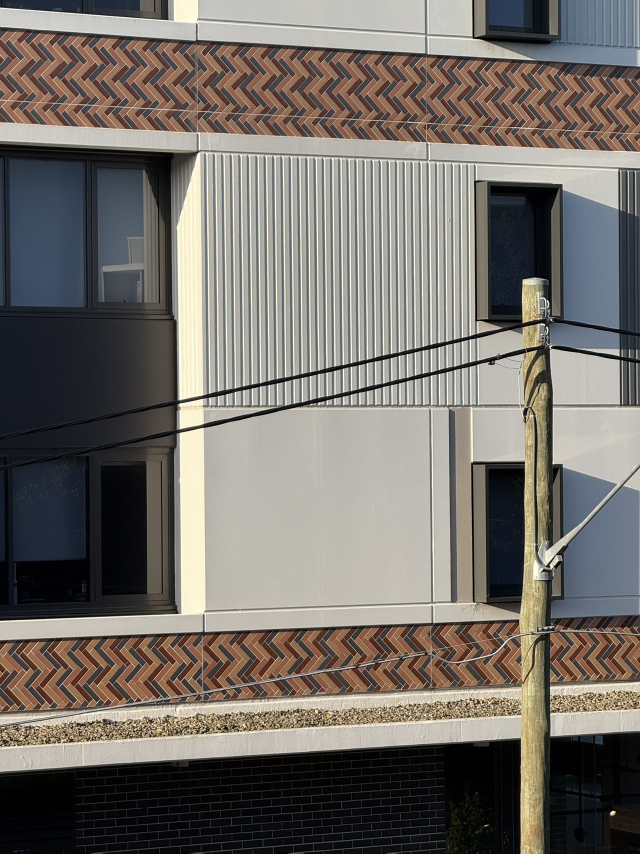
#> input picture lab2/pic1.jpg, 1280 x 1707 px (shown at 1/2 size)
$ jupyter execute --allow-errors Lab2.ipynb
#> lines starting #> are read from the running program, lines starting #| are printed output that depends on the picture; after the words box and inside, x2 and y2 are one past the last pixel; in counts of white or black regions, pixels touching at a corner belong together
[cell 1]
import cv2
import matplotlib.pyplot as plt

img1_color = cv2.imread('pic1.jpg')
#> img1_color is the input picture: shape (1707, 1280, 3); mean B, G, R 105.6, 111.3, 116.4
img2_color = cv2.imread('pic2.jpg')
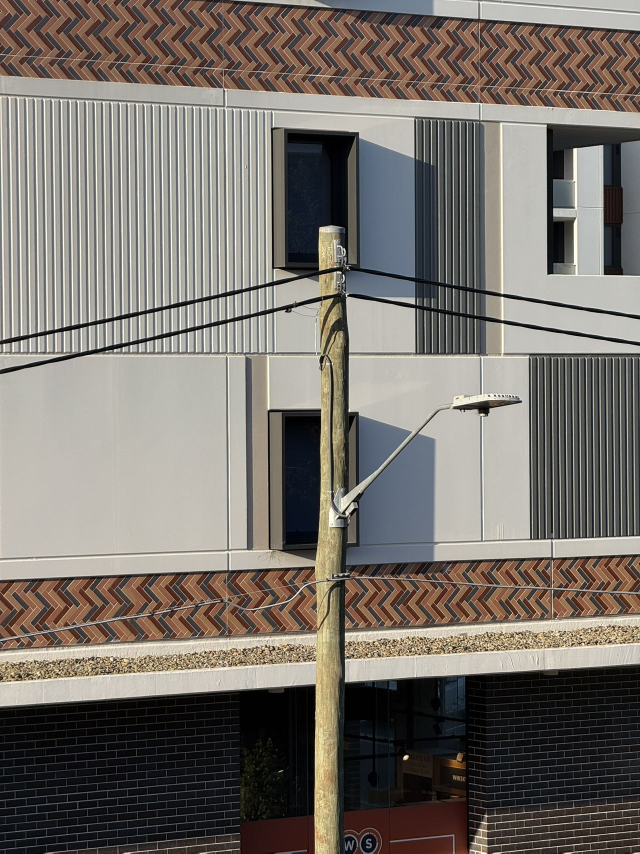
#> input picture lab2/pic2.jpg, 1280 x 1707 px (shown at 1/2 size)
#> img2_color is the input picture: shape (1707, 1280, 3); mean B, G, R 107.9, 114.4, 120.3


img1_gray = cv2.cvtColor(img1_color, cv2.COLOR_BGR2GRAY)
img2_gray = cv2.cvtColor(img2_color, cv2.COLOR_BGR2GRAY)

sift = cv2.SIFT_create()

keypoints1, descriptors1 = sift.detectAndCompute(img1_gray, None)
#> keypoints1 = 7510 keypoints; strongest (x, y, size): (1225, 1626, 6.3), (1102, 640, 2.4), (1094, 655, 2.5), (622, 809, 2.2)
keypoints2, descriptors2 = sift.detectAndCompute(img2_gray, None)
#> keypoints2 = 8286 keypoints; strongest (x, y, size): (811, 1515, 6.3), (687, 551, 2.3), (990, 791, 2.7), (978, 792, 2.6)

img1_with_circles = img1_color.copy()
img2_with_circles = img2_color.copy()

for kp in keypoints1:
    x, y = int(kp.pt[0]), int(kp.pt[1])
    radius = int(kp.size / 2)
    cv2.circle(img1_with_circles, (x, y), radius, (0, 0, 255), 2)  # 红色 (BGR: (0, 0, 255))
#> this loop made 7510 passes
#> (kp, x, y, radius) on passes 1 to 3: (keypoint at (2.7, 1447.6), size 2.5, 2, 1447, 1), (keypoint at (3.3, 212.9), size 1.9, 3, 212, 0), (keypoint at (3.4, 97.6), size 2.1, 3, 97, 1)
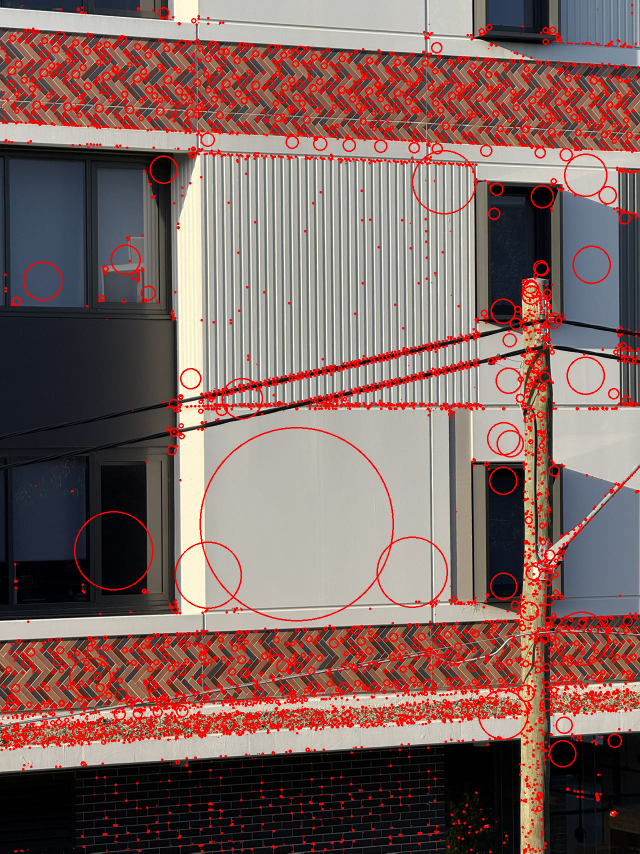
#> img1_with_circles: shape (1707, 1280, 3) (shown at 1/2 size); 9.14% of pixels changed, all inside (x1, y1, x2, y2) = (0, 8, 1279, 1707)

for kp in keypoints2:
    x, y = int(kp.pt[0]), int(kp.pt[1])
    radius = int(kp.size / 2)
    cv2.circle(img2_with_circles, (x, y), radius, (0, 0, 255), 2)  # 红色 (BGR: (0, 0, 255))
#> this loop made 8286 passes
#> (kp, x, y, radius) on passes 1 to 3: (keypoint at (2.5, 108.5), size 2.1, 2, 108, 1), (keypoint at (2.7, 151.7), size 1.9, 2, 151, 0), (keypoint at (2.7, 1183.5), size 1.9, 2, 1183, 0)
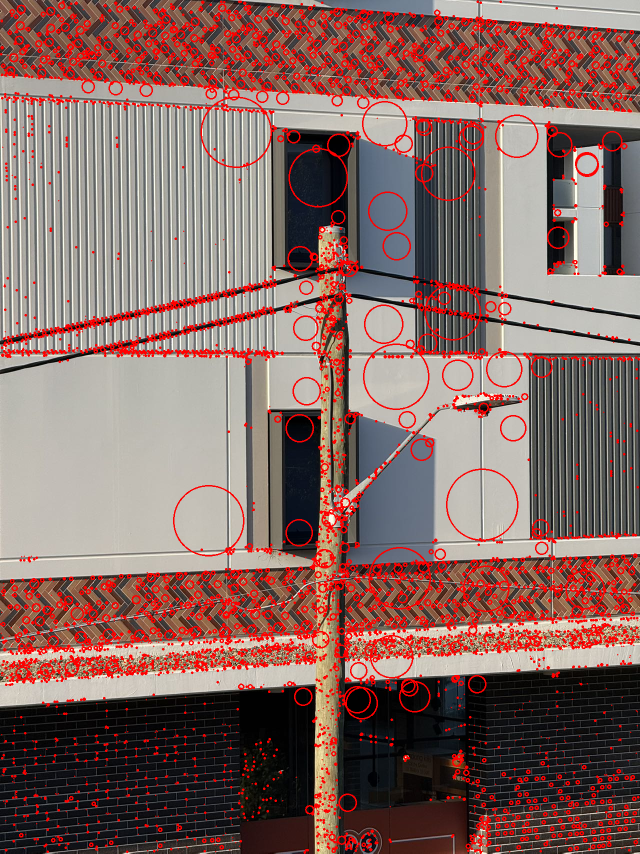
#> img2_with_circles: shape (1707, 1280, 3) (shown at 1/2 size); 9.83% of pixels changed, all inside (x1, y1, x2, y2) = (0, 1, 1280, 1707)

plt.figure(figsize=(10, 5))
plt.subplot(1, 2, 1)
plt.imshow(cv2.cvtColor(img1_with_circles, cv2.COLOR_BGR2RGB))
plt.title('Input image 1')

plt.subplot(1, 2, 2)
plt.imshow(cv2.cvtColor(img2_with_circles, cv2.COLOR_BGR2RGB))
plt.title('Input image 2')

plt.show()

[cell 2]
sift = cv2.SIFT_create(nfeatures = 20)

keypoints1, descriptors1 = sift.detectAndCompute(img1_gray, None)
#> keypoints1 = 20 keypoints; strongest (x, y, size): (1225, 1626, 6.3), (1102, 640, 2.4), (1094, 655, 2.5), (622, 809, 2.2)
keypoints2, descriptors2 = sift.detectAndCompute(img2_gray, None)
#> keypoints2 = 21 keypoints; strongest (x, y, size): (811, 1515, 6.3), (687, 551, 2.3), (990, 791, 2.7), (978, 792, 2.6)


img1_with_circles = img1_color.copy()
img2_with_circles = img2_color.copy()


for kp in keypoints1:
    x, y = int(kp.pt[0]), int(kp.pt[1])
    radius = int(kp.size / 2)
    cv2.circle(img1_with_circles, (x, y), radius, (0, 0, 255), 6)  # 红色 (BGR: (0, 0, 255))
#> this loop made 20 passes
#> (kp, x, y, radius) on passes 1 to 8: (keypoint at (313.3, 1444.9), size 2, 313, 1444, 1), (keypoint at (621.9, 809), size 2.2, 621, 808, 1), (keypoint at (1225.1, 1626), size 6.3, 1225, 1625, 3), (keypoint at (1102.3, 639.7), size 2.4, 1102, 639, 1), (keypoint at (1095.2, 601.8), size 2.2, 1095, 601, 1), (keypoint at (1095.2, 601.7), size 2.1, 1095, 601, 1), (keypoint at (1093.8, 654.7), size 2.5, 1093, 654, 1), (keypoint at (1088, 649.4), size 2.8, 1088, 649, 1)
#> img1_with_circles: shape (1707, 1280, 3); 0.03% of pixels changed, all inside (x1, y1, x2, y2) = (309, 597, 1253, 1632)


for kp in keypoints2:
    x, y = int(kp.pt[0]), int(kp.pt[1])
    radius = int(kp.size / 2)
    cv2.circle(img2_with_circles, (x, y), radius, (0, 0, 255), 6)  # 红色 (BGR: (0, 0, 255))
#> this loop made 21 passes
#> (kp, x, y, radius) on passes 1 to 8: (keypoint at (680.9, 545.3), size 2.8, 680, 545, 1), (keypoint at (695.7, 587.8), size 1.8, 695, 587, 0), (keypoint at (688, 497.7), size 2.2, 687, 497, 1), (keypoint at (990, 791.2), size 2.7, 989, 791, 1), (keypoint at (998.2, 791.3), size 2.6, 998, 791, 1), (keypoint at (571, 620), size 1.8, 571, 620, 0), (keypoint at (998.2, 791.3), size 2.6, 998, 791, 1), (keypoint at (836.1, 1298.9), size 2.3, 836, 1298, 1)
#> img2_with_circles: shape (1707, 1280, 3); 0.09% of pixels changed, all inside (x1, y1, x2, y2) = (224, 451, 1196, 1521)


plt.figure(figsize=(10, 5))
plt.subplot(1, 2, 1)
plt.imshow(cv2.cvtColor(img1_with_circles, cv2.COLOR_BGR2RGB))  # 转换为RGB格式
plt.title('Image 1 with Reduced Keypoints')

plt.subplot(1, 2, 2)
plt.imshow(cv2.cvtColor(img2_with_circles, cv2.COLOR_BGR2RGB))  # 转换为RGB格式
plt.title('Image 2 with Reduced Keypoints')

plt.show()

#> (a cell that did not finish here is left out)

[cell 4]
import cv2
import numpy as np
import matplotlib.pyplot as plt

img1_color = cv2.imread('pic1.jpg')
img2_color = cv2.imread('pic2.jpg')

sift = cv2.SIFT_create(nfeatures=20)

scale_factor = 1.2
img1_scaled = cv2.resize(img1_color, None, fx=scale_factor, fy=scale_factor)
img2_scaled = cv2.resize(img2_color, None, fx=scale_factor, fy=scale_factor)

keypoints1_scaled, descriptors1_scaled = sift.detectAndCompute(img1_scaled, None)
#> keypoints1_scaled = 20 keypoints; strongest (x, y, size): (1470, 1951, 7.6), (1323, 768, 2.8), (1313, 786, 3.2), (581, 1715, 1.9)
keypoints2_scaled, descriptors2_scaled = sift.detectAndCompute(img2_scaled, None)
#> keypoints2_scaled = 21 keypoints; strongest (x, y, size): (974, 1818, 7.6), (834, 643, 2.7), (1161, 979, 22.1), (824, 661, 3)

img1_scaled_with_circles = img1_scaled
img2_scaled_with_circles = img2_scaled

for kp in keypoints1_scaled:
    x, y = int(kp.pt[0]), int(kp.pt[1])
    radius = int(kp.size / 2)
    cv2.circle(img1_scaled_with_circles, (x, y), radius, (0, 0, 255), 6)  # 红色
#> this loop made 20 passes
#> (kp, x, y, radius) on passes 1 to 8: (keypoint at (1315.6, 1357.8), size 5.7, 1315, 1357, 2), (keypoint at (1470.1, 1951.2), size 7.6, 1470, 1951, 3), (keypoint at (581.4, 1715.3), size 1.9, 581, 1715, 0), (keypoint at (581.4, 1715.3), size 1.9, 581, 1715, 0), (keypoint at (1470.1, 1951.2), size 7.6, 1470, 1951, 3), (keypoint at (1312.7, 786), size 3.2, 1312, 786, 1), (keypoint at (1305.6, 779.3), size 3.4, 1305, 779, 1), (keypoint at (1314.4, 722.5), size 2.7, 1314, 722, 1)
#> img1_scaled_with_circles: shape (2048, 1536, 3); mean B, G, R 105.5, 111.2, 116.4

for kp in keypoints2_scaled:
    x, y = int(kp.pt[0]), int(kp.pt[1])
    radius = int(kp.size / 2)
    cv2.circle(img2_scaled_with_circles, (x, y), radius, (0, 0, 255), 6)  # 红色
#> this loop made 21 passes
#> (kp, x, y, radius) on passes 1 to 8: (keypoint at (1173.9, 950), size 3.1, 1173, 949, 1), (keypoint at (973.7, 1817.7), size 7.6, 973, 1817, 3), (keypoint at (1340, 571.5), size 51.3, 1340, 571, 25), (keypoint at (824, 661.1), size 3, 824, 661, 1), (keypoint at (824, 661.1), size 3, 824, 661, 1), (keypoint at (1173.9, 950), size 3.1, 1173, 949, 1), (keypoint at (1188, 949.4), size 3.2, 1188, 949, 1), (keypoint at (1188, 949.4), size 3.2, 1188, 949, 1)
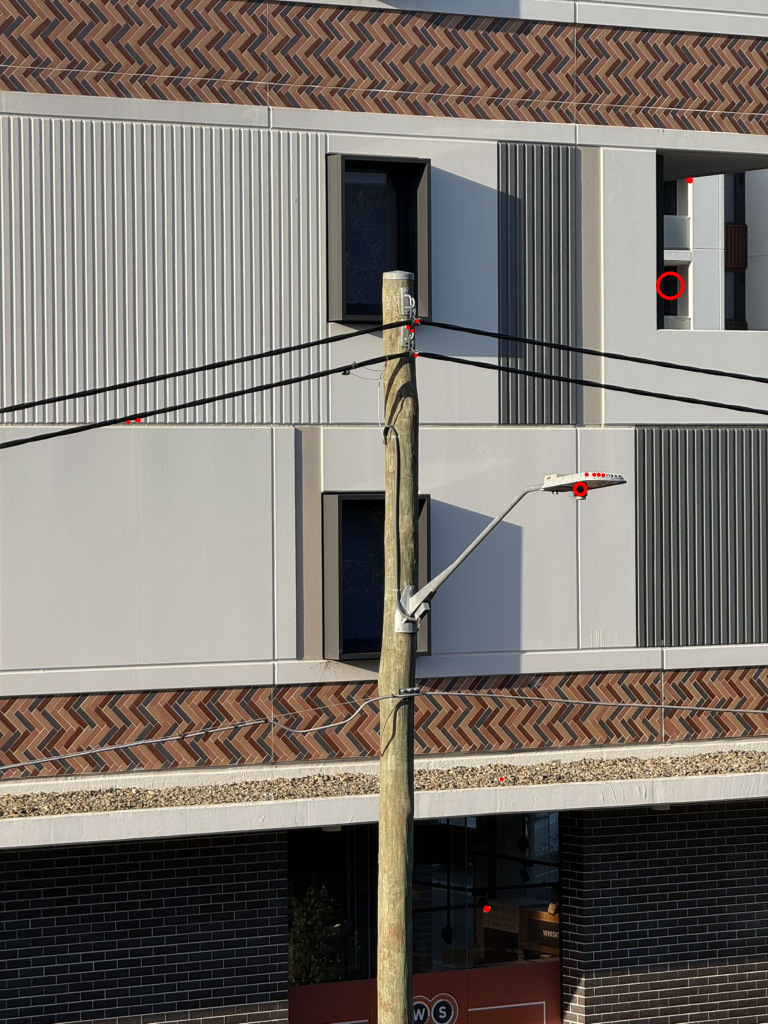
#> img2_scaled_with_circles: shape (2048, 1536, 3) (shown at 1/2 size); mean B, G, R 107.7, 114.2, 120.4

plt.figure(figsize=(10, 5))
plt.subplot(1, 2, 1)
plt.imshow(cv2.cvtColor(img1_color, cv2.COLOR_BGR2RGB))
plt.title('Image 1')

plt.subplot(1, 2, 2)
plt.imshow(cv2.cvtColor(img2_color, cv2.COLOR_BGR2RGB))
plt.title('Image 2')

plt.show()

plt.figure(figsize=(10, 5))
plt.subplot(1, 2, 1)
plt.imshow(cv2.cvtColor(img1_scaled_with_circles, cv2.COLOR_BGR2RGB))
plt.title('Image 1 with Keypoints after Scaling')

plt.subplot(1, 2, 2)
plt.imshow(cv2.cvtColor(img2_scaled_with_circles, cv2.COLOR_BGR2RGB))
plt.title('Image 2 with Keypoints after Scaling')

plt.show()
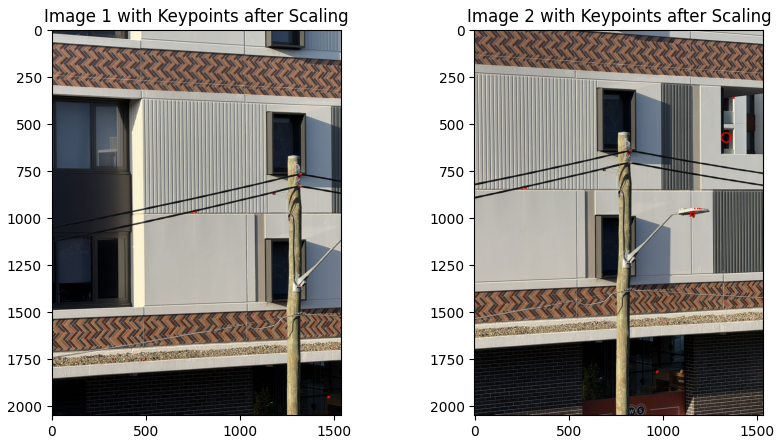
#> figure drawn by matplotlib, 2 panels

#> (a cell that did not finish here is left out)

[cell 6]
rows1, cols1, _ = img1_color.shape
rows2, cols2, _ = img2_color.shape
M1 = cv2.getRotationMatrix2D((cols1/2, rows1/2), 60, 1)
#> M1 = [[0.5, 0.866, -419.2], [-0.866, 0.5, 981]]
M2 = cv2.getRotationMatrix2D((cols2/2, rows2/2), 60, 1)
#> M2 = [[0.5, 0.866, -419.2], [-0.866, 0.5, 981]]
img1_rotated = cv2.warpAffine(img1_color, M1, (cols1, rows1))
img2_rotated = cv2.warpAffine(img2_color, M2, (cols2, rows2))

keypoints1_rotated, descriptors1_rotated = sift.detectAndCompute(img1_rotated, None)
#> keypoints1_rotated = 20 keypoints; strongest (x, y, size): (686, 347, 2.4), (695, 362, 2.7), (658, 1602, 2.7), (681, 1592, 31.1)
keypoints2_rotated, descriptors2_rotated = sift.detectAndCompute(img2_rotated, None)
#> keypoints2_rotated = 20 keypoints; strongest (x, y, size): (771, 551, 18.1), (401, 662, 2.5), (761, 520, 2.7), (1186, 1612, 2)

img1_rotated_with_circles = img1_rotated
img2_rotated_with_circles = img2_rotated

for kp in keypoints1_rotated:
    x, y = int(kp.pt[0]), int(kp.pt[1])
    radius = int(kp.size / 2)
    cv2.circle(img1_rotated_with_circles, (x, y), radius, (0, 0, 255), 6)  # 红色
#> this loop made 20 passes
#> (kp, x, y, radius) on passes 1 to 8: (keypoint at (1214, 664.2), size 3.6, 1213, 664, 1), (keypoint at (592.3, 847.2), size 2.3, 592, 847, 1), (keypoint at (687.1, 363.8), size 2.8, 687, 363, 1), (keypoint at (988.8, 1432.5), size 2, 988, 1432, 1), (keypoint at (681.4, 1592.2), size 31.1, 681, 1592, 15), (keypoint at (649.9, 333.8), size 2.3, 649, 333, 1), (keypoint at (685.9, 346.6), size 2.4, 685, 346, 1), (keypoint at (1108.9, 597.6), size 4.7, 1108, 597, 2)
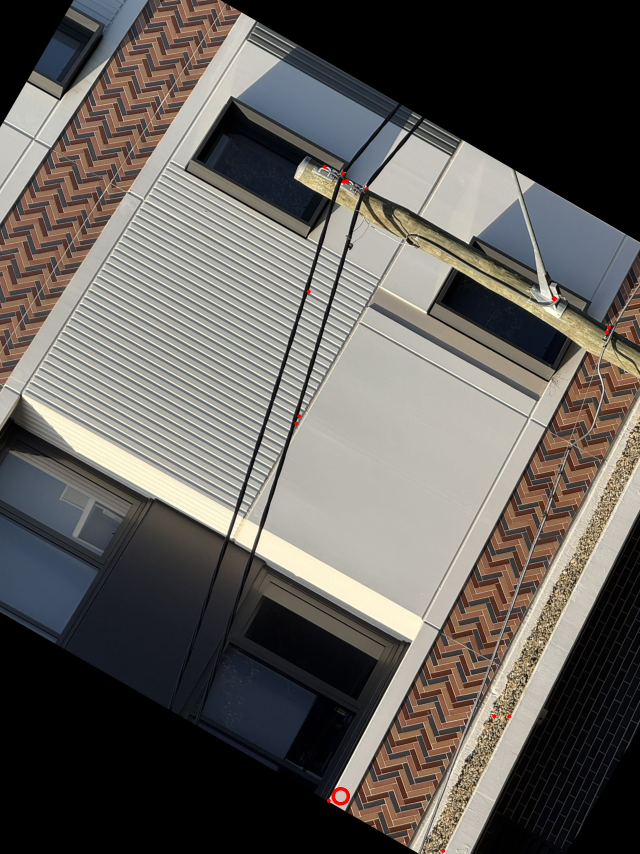
#> img1_rotated_with_circles: shape (1707, 1280, 3) (shown at 1/2 size); mean B, G, R 89.3, 93.8, 97.7

for kp in keypoints2_rotated:
    x, y = int(kp.pt[0]), int(kp.pt[1])
    radius = int(kp.size / 2)
    cv2.circle(img2_rotated_with_circles, (x, y), radius, (0, 0, 255), 6)  # 红色
#> this loop made 20 passes
#> kp on passes 8 to 15: keypoint at (1123.6, 906.8), size 2.2, keypoint at (440.1, 677.4), size 1.8, keypoint at (550.3, 251.6), size 42.1, keypoint at (550.3, 251.6), size 42.1, keypoint at (795, 1654.8), size 35.5, keypoint at (769.4, 506.3), size 2.7, keypoint at (765.1, 512.6), size 2.6, keypoint at (765.1, 512.6), size 2.6
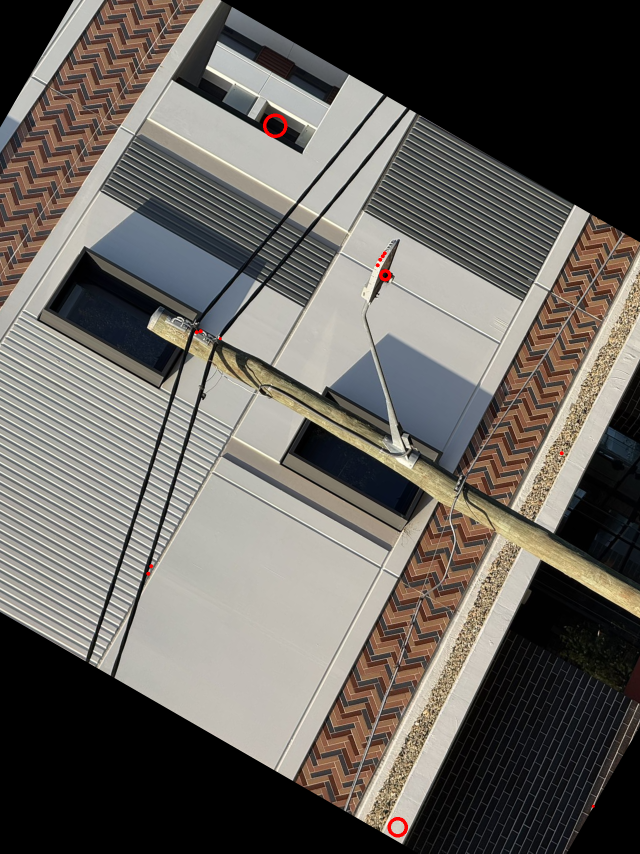
#> img2_rotated_with_circles: shape (1707, 1280, 3) (shown at 1/2 size); mean B, G, R 92.7, 98, 102.3


plt.figure(figsize=(10, 5))
plt.subplot(1, 2, 1)
plt.imshow(cv2.cvtColor(img1_rotated_with_circles, cv2.COLOR_BGR2RGB))
plt.title('Image 1 with Keypoints after Rotation')

plt.subplot(1, 2, 2)
plt.imshow(cv2.cvtColor(img2_rotated_with_circles, cv2.COLOR_BGR2RGB))
plt.title('Image 2 with Keypoints after Rotation')

plt.show()
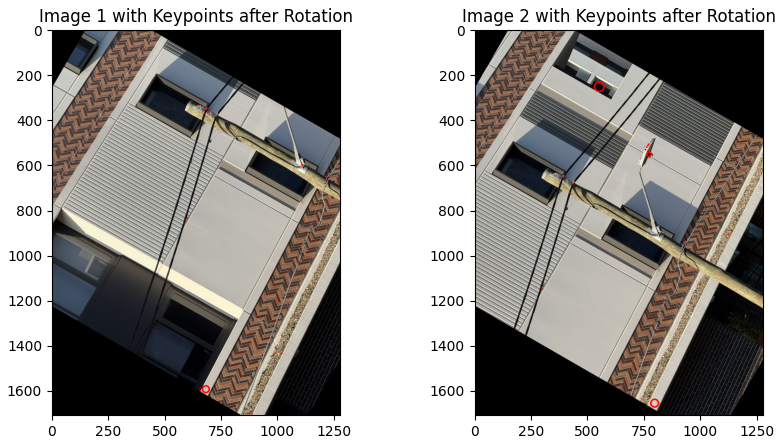
#> figure drawn by matplotlib, 2 panels

#> (a cell that did not finish here is left out)

[cell 8]
from skimage import img_as_ubyte
from skimage.util import random_noise
from skimage import img_as_ubyte

img1_noisy = img_as_ubyte(random_noise(img1_color, mode='s&p', amount=0.05))
img2_noisy = img_as_ubyte(random_noise(img2_color, mode='s&p', amount=0.05))

keypoints1_noisy, descriptors1_noisy = sift.detectAndCompute(img1_noisy, None)
keypoints2_noisy, descriptors2_noisy = sift.detectAndCompute(img2_noisy, None)

img1_noisy_with_circles = img1_noisy
img2_noisy_with_circles = img2_noisy

for kp in keypoints1_noisy:
    x, y = int(kp.pt[0]), int(kp.pt[1])
    radius = int(kp.size / 2)
    cv2.circle(img1_noisy_with_circles, (x, y), radius, (0, 0, 255), 6)  # 红色
#> this loop made 20 passes
#> kp on passes 1 to 8: keypoint at (1105.9, 1117.3), size 2, keypoint at (1225.1, 1625.9), size 6.4, keypoint at (1225.1, 1625.9), size 6.4, keypoint at (955.8, 677.2), size 2.2, keypoint at (637.7, 748.9), size 1.9, keypoint at (637.7, 748.9), size 1.9, keypoint at (1093.8, 654.6), size 2.4, keypoint at (1095.4, 602.2), size 2.3
#> img1_noisy_with_circles: shape (1707, 1280, 3); mean B, G, R 106.7, 112, 117

for kp in keypoints2_noisy:
    x, y = int(kp.pt[0]), int(kp.pt[1])
    radius = int(kp.size / 2)
    cv2.circle(img2_noisy_with_circles, (x, y), radius, (0, 0, 255), 6)  # 红色
#> this loop made 20 passes
#> kp on passes 1 to 8: keypoint at (1042.1, 1700.4), size 1.9, keypoint at (811.4, 1514.7), size 6.3, keypoint at (978.3, 791.6), size 2.6, keypoint at (811.4, 1514.7), size 6.3, keypoint at (998.2, 791.3), size 2.6, keypoint at (694.9, 535.6), size 2.1, keypoint at (998.2, 791.3), size 2.6, keypoint at (694.9, 535.6), size 2.1
#> img2_noisy_with_circles: shape (1707, 1280, 3); mean B, G, R 108.8, 115, 120.8

plt.figure(figsize=(10, 5))
plt.subplot(1, 2, 1)
plt.imshow(cv2.cvtColor(img1_noisy_with_circles, cv2.COLOR_BGR2RGB))
plt.title('Image 1 with Keypoints after Noise')

plt.subplot(1, 2, 2)
plt.imshow(cv2.cvtColor(img2_noisy_with_circles, cv2.COLOR_BGR2RGB))
plt.title('Image 2 with Keypoints after Noise')

plt.show()

#> (a cell that did not finish here is left out)

[cell 10]
import cv2
import numpy as np
import matplotlib.pyplot as plt

img1 = cv2.imread('pic1.jpg')
img2 = cv2.imread('pic2.jpg')

sift = cv2.SIFT_create(nfeatures=20)

keypoints1, descriptors1 = sift.detectAndCompute(img1, None)
keypoints2, descriptors2 = sift.detectAndCompute(img2, None)

bf = cv2.BFMatcher(cv2.NORM_L2, crossCheck=False)

matches = bf.knnMatch(descriptors1, descriptors2, k=2)

good_matches = []
for m, n in matches:
    if m.distance < 0.75 * n.distance:
        good_matches.append(m)
#> this loop made 20 passes

img_matches = cv2.drawMatches(img1, keypoints1, img2, keypoints2, good_matches, None)

for m in good_matches:
    (x1, y1) = keypoints1[m.queryIdx].pt
    (x2, y2) = keypoints2[m.trainIdx].pt
    cv2.line(img_matches, (int(x1), int(y1)), (int(x2 + img1.shape[1]), int(y2)), (0, 0, 255), 2)
#> this loop made 11 passes

plt.figure(figsize=(15, 10))
plt.imshow(cv2.cvtColor(img_matches, cv2.COLOR_BGR2RGB))
plt.title('keypoints pair')
plt.axis('off')
plt.show()

[cell 11]
dst_pts = np.float32([keypoints1[m.queryIdx].pt for m in good_matches]).reshape(-1, 1, 2)
src_pts = np.float32([keypoints2[m.trainIdx].pt for m in good_matches]).reshape(-1, 1, 2)

H, mask = cv2.findHomography(src_pts, dst_pts, cv2.RANSAC)

height, width, _ = img2.shape
img1_warped = cv2.warpPerspective(img2, H, (width + img2.shape[1], height))

img1_warped[0:height, 0:width] = img1
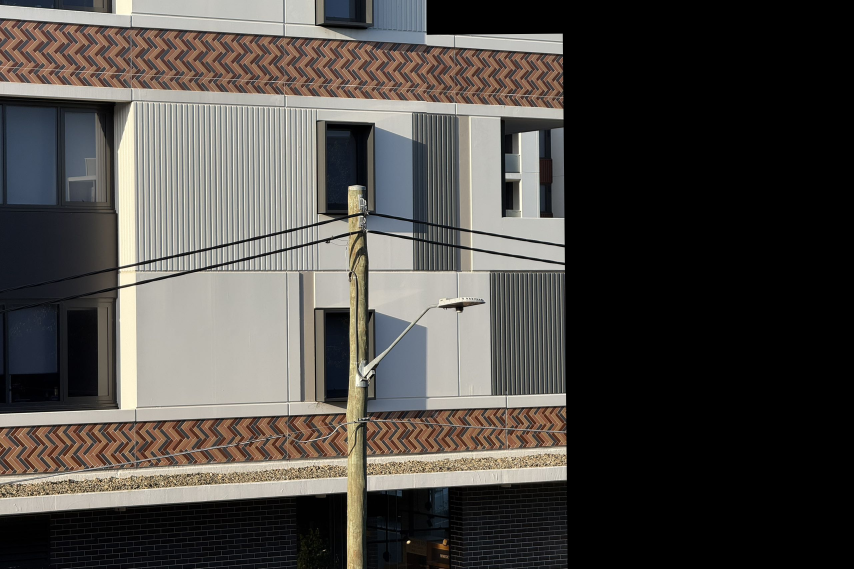
#> img1_warped: shape (1707, 2560, 3) (shown at 1/3 size); mean B, G, R 69.2, 73, 76.4


plt.figure(figsize=(15, 10))
plt.imshow(cv2.cvtColor(img1_warped, cv2.COLOR_BGR2RGB))
plt.title('Stiching pic')
plt.axis('off')
plt.show()
